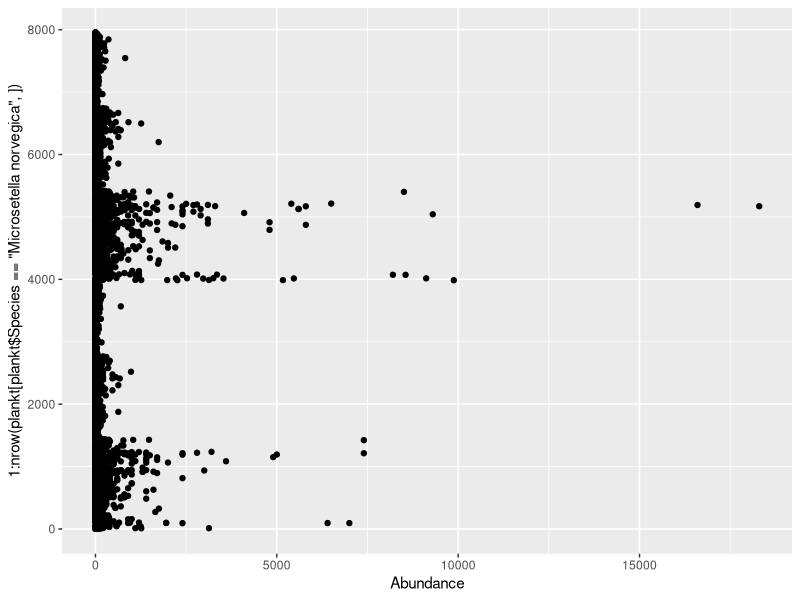

The R source for this figure: (Note: this script raises an error after producing the figure.)
# Первичное преобразование данных. 

# Packages  ####
library(reshape2)
library(ggplot2)
library(dplyr)


# Подготовка данных ####
plankt_wide <- read.csv("data/Plankton_raw_tidy.csv", header = TRUE)
vars <- read.csv("data/Plankton_raw_tidy_variables.csv", header = T)


d <- (melt(plankt_wide, id.vars = c("Day", 	"Month", 	"Year", 	"Data"), variable.name = "Var_ID", value.name = "Abundance"))


plankt <- merge(d, vars)



# Первичный осмотр данных ####

ggplot(plankt[plankt$Species == "Microsetella norvegica", ], aes(x = Abundance, y = 1:nrow(plankt[plankt$Species == "Microsetella norvegica", ]))) + geom_point()

# Вопрос Это ошибка в набивке или реально так много.
plankt[plankt$Abundance > 10000 & !is.na(plankt$Abundance) & plankt$Species == "Microsetella norvegica",  ]





plankt$Date2 <- strptime(paste(plankt$Day,"/", plankt$Month, "/", plankt$Year, sep = ""), format=("%d/%m/%Y"))

Start_day <- strptime(paste(plankt_mean$Year,"/01/01", sep = ""), format=("%Y/%d/%m"))


plankt$Days_from_year_start <-  as.numeric(round(difftime(plankt$Date2, as.Date(Start_day))))

hist(plankt$Days_from_year_start)


## Среденвзвешанные значения, объединение слоев

plankt_total <- plankt[plankt$Stage == "Total", ] %>% group_by(Species, Year, Month, Day) %>% summarise(Abundance_0_10 = sum(Abundance[Level == "0-10"]), Abundance_10_25 =  sum(Abundance[Level == "10-25"]), Abundance_25_bottom =  sum(Abundance[Level == "25-bottom"]) )

plankt_total$N_weig <- round((plankt_total$Abundance_0_10 * 10 + plankt_total$Abundance_10_25 * 15 + plankt_total$Abundance_25_bottom * 40)/65, 1)  


plankt_total$N_weig_25 <- round((plankt_total$Abundance_0_10 * 10 + plankt_total$Abundance_10_25 * 15)/25, 1)  





# 
# plankt_1 <- plankt[plankt$Level == "0-10", ]
# nrow(plankt_1)
# 
# plankt_2 <- plankt[plankt$Level == "10-25", ]
# nrow(plankt_2)
# 
# plankt_3 <- plankt[plankt$Level == "25-bottom", ]
# nrow(plankt_3)
# 
# 
# names(plankt_1)

# plankt_mean <- plankt_1
# 
# plankt_mean$Abund_mean <- (plankt_1$Abundance*10 + plankt_2$Abundance*15 + plankt_3$Abundance *40 )/65
# 
# qplot(plankt_mean$Abund_mean, plankt_mean$Abundance)


# names(plankt_mean)

# plankt_mean <- plankt_mean[, -6]



# names(plankt_mean)

# plankt_mean <- plankt_mean[, -8]

# names(plankt_mean)


## plankt_mean - dataframe  с усреденными обилиями по горизонтам 0-10 + 10-25





# Многолетние значения средних по летним месяцам  ####


Abundance <- read.csv("data/abundance.csv", header = TRUE) # Данные по обилию видов, усреденнные по всему столбу воды за март-сентябрь.


# ggplot(plankt_mean[plankt_mean$Stage == "Total" & plankt$Month %in% 6:9, ], aes(x = Year, y = (Abund_mean)))  + stat_summary(fun.data = "mean_cl_boot") + facet_wrap(~Species, scales = "free_y") + geom_smooth() 
# 
# colSums(is.na(plankt_mean[plankt_mean$Stage == "Total" & plankt$Month %in% 6:9, ]))
# 
              

# 
# # Находим пики в сезоны
# 
# names(plankt_mean)
# 
# 
# 
# plankt_mean$Date2 <- strptime(paste(plankt_mean$Day,"/", plankt_mean$Month, "/", plankt_mean$Year, sep = ""), format=("%d/%m/%Y"))
# 
# Start_day <- strptime(paste(plankt_mean$Year,"/01/01", sep = ""), format=("%Y/%d/%m"))
# 
# 
# plankt_mean$Days_from_year_start <-  as.numeric(round(difftime(plankt_mean$Date2, as.Date(Start_day))))
# 
# names(plankt_mean)
# 
# 

## Находим средние плотности для каждого вида в период с мая по октябрь


plankt_total$Date2 <- strptime(paste(plankt_total$Day,"/", plankt_total$Month, "/", plankt_total$Year, sep = ""), format=("%d/%m/%Y"))


plankt_total$Month <- months(plankt_total$Date2)

month_included <- if(.Platform$OS.type == "unix") {c("мая", "июня", "июля", "августа","сентября", "октября")}else {c("Май", "Июнь", "Июль", "Август","Сентябрь", "Октябрь")} 
  
  
  
  

plankt_total_summer <- plankt_total[plankt_total$Month %in% month_included, ]


table(plankt_total_summer$Month) 

Abundance_summer <-plankt_total_summer %>% group_by(Species, Year, Month, Day) %>% summarise(N = sum(N_weig, na.rm = TRUE)) %>% group_by (Species, Year)  %>% summarise(Mean_N = mean(N, na.rm = TRUE))

 

Abundance_summer <- round(dcast(Abundance_summer, formula = Year ~ Species ))
 

Abundance_summer_25 <-plankt_total_summer %>% group_by(Species, Year, Month, Day) %>% summarise(N = sum(N_weig_25, na.rm = TRUE)) %>% group_by (Species, Year)  %>% summarise(Mean_N = mean(N, na.rm = TRUE))



Abundance_summer_25 <- round(dcast(Abundance_summer_25, formula = Year ~ Species ))



qplot(x = Abundance_summer_25$`Calanus glacialis`, y = Abundance_summer$`Calanus glacialis`) + geom_abline()
qplot(x = Abundance_summer_25$`Pseudocalanus spp.`, y = Abundance_summer$`Pseudocalanus spp.`)+ geom_abline()
qplot(x = Abundance_summer_25$`Acartia spp.`, y = Abundance_summer$`Acartia spp.`) + geom_abline()
qplot(x = Abundance_summer_25$`Centropages hamatus`, y = Abundance_summer$`Centropages hamatus`) + geom_abline()
qplot(x = Abundance_summer_25$`Oithona similis`, y = Abundance_summer$`Oithona similis`) + geom_abline()
qplot(x = Abundance_summer_25$`Temora longicornis`, y = Abundance_summer$`Temora longicornis`) + geom_abline()
qplot(x = Abundance_summer_25$`Microsetella norvegica`, y = Abundance_summer$`Microsetella norvegica`) + geom_abline()

# write.table(Abundance_summer, "clipboard", sep = "\t", row.names = F)
# write.table(Abundance_summer_25, "clipboard", sep = "\t", row.names = F)


##разделяем датасет на части по видам



#У калянуса объединяем данные по численности копеподитов 1, 2 и 3
calanus_all <- plankt_mean[plankt_mean$Species == "Calanus glacialis", ]

calanus <- calanus_all[calanus_all$Stage == "cop I", ]

calanus1 <- calanus_all[calanus_all$Stage == "cop I", ]
nrow(calanus1)
sum(calanus1$Abund_mean, na.rm = T)

calanus2 <- calanus_all[calanus_all$Stage == "cop II", ]
nrow(calanus2)
sum(calanus2$Abund_mean, na.rm = T)

calanus3 <- calanus_all[calanus_all$Stage == "cop III", ]
nrow(calanus3)
sum(calanus3$Abund_mean, na.rm = T)

calanus$Abundance <- calanus1$Abundance + calanus2$Abundance + calanus3$Abundance  

calanus$Abund_mean <- calanus1$Abund_mean + calanus2$Abund_mean + calanus3$Abund_mean  
nrow(calanus)

calanus$Abund_mean2 <- calanus$Abund_mean
calanus$Abund_mean2[is.na(calanus$Abund_mean)] <- 0
calanus <- calanus[!is.na(calanus$Year), ]






centrop <- plankt_mean[plankt_mean$Species == "Centropages hamatus", ]
centrop <- centrop[centrop$Stage == "cop.", ]
centrop$Abund_mean2 <- centrop$Abund_mean
centrop$Abund_mean2[is.na(centrop$Abund_mean)] <- 0 
centrop <- centrop[!is.na(centrop$Year), ]


temor <- plankt_mean[plankt_mean$Species == "Temora longicornis", ]
temor <- temor[temor$Stage == "cop.", ]
temor$Abund_mean2 <- temor$Abund_mean
temor$Abund_mean2[is.na(temor$Abund_mean)] <- 0 
temor <- temor[!is.na(temor$Year), ]


oit <- plankt_mean[plankt_mean$Species == "Oithona similis", ]
oit <- oit[oit$Stage == "cop.", ]
oit$Abund_mean2 <- oit$Abund_mean
oit$Abund_mean2[is.na(oit$Abund_mean)] <- 0 
oit <- oit[!is.na(oit$Year), ]



pseudocal <- plankt_mean[plankt_mean$Species == "Pseudocalanus spp.", ]
pseudocal <-pseudocal[pseudocal$Stage == "cop.", ]
pseudocal$Abund_mean2 <- pseudocal$Abund_mean
pseudocal$Abund_mean2[is.na(pseudocal$Abund_mean)] <- 0 
pseudocal <- pseudocal[!is.na(pseudocal$Year), ]


acart <- plankt_mean[plankt_mean$Species == "Acartia spp.", ]
acart <-acart[acart$Stage == "cop.", ]
acart$Abund_mean2 <- acart$Abund_mean
acart$Abund_mean2[is.na(acart$Abund_mean)] <- 0 
acart <- acart[!is.na(acart$Year), ]

microset <- plankt_mean[plankt_mean$Species == "Microsetella norvegica", ]
microset <-microset[microset$Stage == "cop.", ]
microset$Abund_mean2 <- microset$Abund_mean
microset$Abund_mean2[is.na(microset$Abund_mean)] <- 0 
microset <- microset[!is.na(microset$Year), ]


tricon <- plankt_mean[plankt_mean$Species == "Triconia spp.", ]
tricon <-tricon[tricon$Stage == "Total", ]
tricon$Abund_mean2 <- tricon$Abund_mean
tricon$Abund_mean2[is.na(tricon$Abund_mean)] <- 0 
tricon <- tricon[!is.na(tricon$Year), ]




## Строим накопленную сумму для каждого вида 
library (plyr)


Total_cum_calanus <- with(data = calanus, tapply(Abund_mean2, INDEX=list(Year), FUN=function(x) as.numeric(cumsum(x))))
df_count_Total_calanus <- ldply (Total_cum_calanus, data.frame)
df_count_Total_calanus$Date2 <- calanus$Date2[order(calanus$Date2)]
names(df_count_Total_calanus) <- c("Year", "N_accum", "Date2")
df_count_Total_calanus$Time <- as.numeric(df_count_Total_calanus$Date2)
df_count_Total_calanus$Time2 <- as.POSIXct(df_count_Total_calanus$Time, origin = "1970-01-01", tz = "UTC")           

qplot(df_count_Total_calanus$Year,df_count_Total_calanus$Time )



Total_cum_centrop <- with(data = centrop, tapply(Abund_mean2, INDEX=list(Year), FUN=function(x) as.numeric(cumsum(x))))
df_count_Total_centrop <- ldply (Total_cum_centrop, data.frame)
df_count_Total_centrop$Date2 <- centrop$Date2 [order(centrop$Date2)]
names(df_count_Total_centrop) <- c("Year", "N_accum", "Date2")
df_count_Total_centrop$Time <- as.numeric(df_count_Total_centrop$Date2)
df_count_Total_centrop$Time2 <- as.POSIXct(df_count_Total_centrop$Time, origin = "1970-01-01", tz = "UTC")           

qplot(df_count_Total_centrop$Year,df_count_Total_centrop$Time)



Total_cum_temor <- with(data = temor, tapply(Abund_mean2, INDEX=list(Year), FUN=function(x) as.numeric(cumsum(x))))
df_count_Total_temor <- ldply (Total_cum_temor, data.frame)
df_count_Total_temor$Date2 <- temor$Date2 [order(temor$Date2)]
names(df_count_Total_temor) <- c("Year", "N_accum", "Date2")
df_count_Total_temor$Time <- as.numeric(df_count_Total_temor$Date2)
df_count_Total_temor$Time2 <- as.POSIXct(df_count_Total_temor$Time, origin = "1970-01-01", tz = "UTC")  

qplot(df_count_Total_temor$Year,df_count_Total_temor$Time )



Total_cum_oit <- with(data = oit, tapply(Abund_mean2, INDEX=list(Year), FUN=function(x) as.numeric(cumsum(x))))
df_count_Total_oit <- ldply (Total_cum_oit, data.frame)
df_count_Total_oit$Date2 <- oit$Date2[order(oit$Date2)]
names(df_count_Total_oit) <- c("Year", "N_accum", "Date2")
df_count_Total_oit$Time <- as.numeric(df_count_Total_oit$Date2)
df_count_Total_oit$Time2 <- as.POSIXct(df_count_Total_oit$Time, origin = "1970-01-01", tz = "UTC")      

qplot(df_count_Total_oit$Year,df_count_Total_oit$Time )


Total_cum_pseudocal <- with(data = pseudocal, tapply(Abund_mean2, INDEX=list(Year), FUN=function(x) as.numeric(cumsum(x))))
df_count_Total_pseudocal <- ldply (Total_cum_pseudocal, data.frame)
df_count_Total_pseudocal$Date2 <- pseudocal$Date2[order(pseudocal$Date2)]
names(df_count_Total_pseudocal) <- c("Year", "N_accum", "Date2")
df_count_Total_pseudocal$Time <- as.numeric(df_count_Total_pseudocal$Date2)
df_count_Total_pseudocal$Time2 <- as.POSIXct(df_count_Total_pseudocal$Time, origin = "1970-01-01", tz = "UTC")      

qplot(df_count_Total_pseudocal$Year,df_count_Total_pseudocal$Time )



Total_cum_acart <- with(data = acart, tapply(Abund_mean2, INDEX=list(Year), FUN=function(x) as.numeric(cumsum(x))))
df_count_Total_acart <- ldply (Total_cum_acart, data.frame)
df_count_Total_acart$Date2 <- acart$Date2[order(acart$Date2)]
names(df_count_Total_acart) <- c("Year", "N_accum", "Date2")
df_count_Total_acart$Time <- as.numeric(df_count_Total_acart$Date2)
df_count_Total_acart$Time2 <- as.POSIXct(df_count_Total_acart$Time, origin = "1970-01-01", tz = "UTC")      

qplot(df_count_Total_acart$Year,df_count_Total_acart$Time )



Total_cum_microset <- with(data = microset, tapply(Abund_mean2, INDEX=list(Year), FUN=function(x) as.numeric(cumsum(x))))
df_count_Total_microset <- ldply (Total_cum_microset, data.frame)
df_count_Total_microset$Date2 <- microset$Date2[order(microset$Date2)]
names(df_count_Total_microset) <- c("Year", "N_accum", "Date2")
df_count_Total_microset$Time <- as.numeric(df_count_Total_microset$Date2)
df_count_Total_microset$Time2 <- as.POSIXct(df_count_Total_microset$Time, origin = "1970-01-01", tz = "UTC")      

qplot(df_count_Total_microset$Year,df_count_Total_microset$Time )




Total_cum_tricon <- with(data = tricon, tapply(Abund_mean2, INDEX=list(Year), FUN=function(x) as.numeric(cumsum(x))))
df_count_Total_tricon <- ldply (Total_cum_tricon, data.frame)
df_count_Total_tricon$Date2 <- tricon$Date2[order(tricon$Date2)]
names(df_count_Total_tricon) <- c("Year", "N_accum", "Date2")
df_count_Total_tricon$Time <- as.numeric(df_count_Total_tricon$Date2)
df_count_Total_tricon$Time2 <- as.POSIXct(df_count_Total_tricon$Time, origin = "1970-01-01", tz = "UTC")      

qplot(df_count_Total_tricon$Year,df_count_Total_tricon$Time )



#########################


## Подбираем модели для описания накопленной суммы для Calanus

# Величины для описания фенологии видов:
# Юлианский день, когда накопленная сумма превысила 50%



# Функция для вычисления параметров логистической кумуляты на выходе три парамтера логистической кривой

log_param <- function(df, species = NULL){
  df_param <- data.frame(Year = rep(NA, length(unique(df$Year))), Asym = NA, xmid = NA, scal = NA)
  i <- 1
  for(year in unique(df$Year)){
    fit <- tryCatch(expr = nls(N_accum ~ SSlogis(Time, Asym, xmid, scal), data = df[df$Year == year, ]), error = function(e)NA)
    
    df_param$Year[i] <-  year
    
    if(is.na(fit)) {df_param$Asym[i] <-  df_param$xmid[i] <- df_param$scal[i] <- NA}
    else{
      df_param$Asym[i] <-  coef(fit)[1]
      df_param$xmid[i] <- coef(fit)[2]
      df_param$scal[i] <- coef(fit)[3]
    }
    i <- i+1
  }
  
  df_param$perc_15 <- with(df_param, xmid - log(Asym/(0.15*Asym) - 1)*scal )
  df_param$perc_50 <- with(df_param, xmid - log(Asym/(0.5*Asym) - 1)*scal )
  df_param$perc_85 <- with(df_param, xmid - log(Asym/(0.85*Asym) - 1)*scal )
  df_param$Time_perc_15 <- as.POSIXct(df_param$perc_15, origin = "1970-01-01", tz = "UTC")
  df_param$Time_perc_50 <- as.POSIXct(df_param$perc_50, origin = "1970-01-01", tz = "UTC") 
  df_param$Time_perc_85 <- as.POSIXct(df_param$perc_85, origin = "1970-01-01", tz = "UTC") 
  
  df_param$Start_day <- as.POSIXct(paste(df_param$Year,"-01-01", sep = ""), tz = "UTC") 
  df_param$Days_perc_15 <- as.numeric(round(difftime( df_param$Time_perc_15, as.Date(df_param$Start_day))))
  df_param$Days_perc_50 <- as.numeric(round(difftime( df_param$Time_perc_50, as.Date(df_param$Start_day))))
  df_param$Days_perc_85 <- as.numeric(round(difftime( df_param$Time_perc_85, as.Date(df_param$Start_day))))
  
  df_param$Species = species
  df_param
    
}

########################

log_param_Calanus <- log_param(df = df_count_Total_calanus, species = "Calanus")
log_param_Centropages <- log_param(df = df_count_Total_centrop, species = "Centropages")
log_param_Temora <- log_param(df = df_count_Total_temor, species = "Temora")
log_param_Oithona <- log_param(df = df_count_Total_oit, species = "Oithona")
log_param_Pseudocalanus <- log_param(df = df_count_Total_pseudocal, species = "Pseudocalanus")
log_param_Acartia <- log_param(df = df_count_Total_acart, species = "Acartia")
log_param_Microsetella <- log_param(df = df_count_Total_microset, species = "Microsetella")
log_param_Triconia <- log_param(df = df_count_Total_tricon, species = "Triconia")



## Смотрим есть ли зависимость между асимптотой кумулятивной крвой (максимальное количество особей отмеченных в данном году) и датой начала сезона



ggplot(log_param_Calanus, aes(x = Days_perc_15, y = log(Asym) )) + geom_point() + geom_smooth(method = "lm")
ggplot(log_param_Centropages, aes(x = Days_perc_15, y = log(Asym) )) + geom_point() + geom_smooth(method = "lm")
ggplot(log_param_Temora, aes(x = Days_perc_15, y = log(Asym) )) + geom_point() + geom_smooth(method = "lm")
ggplot(log_param_Oithona, aes(x = Days_perc_15, y = log(Asym) )) + geom_point()+ geom_smooth(method = "lm")
ggplot(log_param_Pseudocalanus, aes(x = Days_perc_15, y = log(Asym) )) + geom_point()+ geom_smooth(method = "lm")
ggplot(log_param_Acartia, aes(x = Days_perc_15, y = log(Asym) )) + geom_point() + geom_smooth(method = "lm")
ggplot(log_param_Microsetella, aes(x = Days_perc_15, y = log(Asym) )) + geom_point() + geom_smooth(method = "lm")






# Функция для определения характеристик кумуляты

cum_param <- function(df, species = NULL){
  df_param <- data.frame(Year = rep(NA, length(unique(df$Year))), Mean = NA)
  i <- 1
  for(year in unique(df$Year)){
    df_param$Mean[i] <- mean(df$N_accum[df$Year == year])
    # df_param$Mean[i] <- max(df$N_accum[df$Year == year])/2
    df_param$Year[i] <-  year
    days <- which( (df$N_accum[df$Year == year] - df_param$Mean[i])^2 == min((df$N_accum[df$Year == year] - df_param$Mean[i])^2) )[1]
    
    df_param$xmid[i] <- (as.numeric(df[df$Year == year,]$Date2[days]))
    i <- i+1
  }
  
  df_param$Time_Mean <- as.POSIXct(df_param$xmid, origin = "1970-01-01", tz = "UTC")
# 
#   df_param$Start_day <- as.POSIXct(paste(df_param$Year,"-01-01", sep = ""), tz = "UTC")
# 
#   df_param$Days_perc_50 <- as.numeric(round(difftime( df_param$Time_perc_50, as.Date(df_param$Start_day))))

  df_param$Species = species
  df_param
  
}


cum_param(df = df_count_Total_calanus, species = "Calanus")

##Даты пиков численности видов

peaks <- function(df, species = NULL){
  df_param <- data.frame(Year = rep(NA, length(unique(df$Year))))
  i <- 1
  for(year in unique(df$Year)){
    df_param$Year[i] <-  year
    df_param$Peak_Days_from_year_start[i] <- mean(df$Days_from_year_start[df$Year == year & df$Abund_mean2 == max(df$Abund_mean2[df$Year == year])])
    i <- i + 1
  }
  df_param
  
}

log_param_Calanus <- merge(log_param_Calanus, peaks(df = calanus), by="Year")
log_param_Centropages <- merge(log_param_Centropages, peaks(df = centrop), by="Year")
log_param_Temora <- merge(log_param_Temora, peaks(df = temor), by="Year")
log_param_Oithona <- merge(log_param_Oithona, peaks(df = oit), by="Year")
log_param_Pseudocalanus<- merge(log_param_Pseudocalanus, peaks(df = pseudocal), by="Year")
log_param_Acartia <- merge(log_param_Acartia, peaks(df = acart), by="Year")
log_param_Microsetella <- merge(log_param_Microsetella, peaks(df = microset), by="Year")
log_param_Triconia <- merge(log_param_Triconia, peaks(df = tricon), by="Year")



write.table(log_param_Calanus, "clipboard", sep = "\t", row.names = FALSE)



ggplot(log_param_Calanus, aes(x = Peak_Days_from_year_start, y = log(Asym) )) + geom_point() + geom_smooth(method = "lm")
ggplot(log_param_Centropages, aes(x = Peak_Days_from_year_start, y = log(Asym) )) + geom_point() + geom_smooth(method = "lm")
ggplot(log_param_Temora, aes(x = Peak_Days_from_year_start, y = log(Asym) )) + geom_point() + geom_smooth(method = "lm")
ggplot(log_param_Oithona, aes(x = Peak_Days_from_year_start, y = log(Asym) )) + geom_point()+ geom_smooth(method = "lm")
ggplot(log_param_Pseudocalanus, aes(x = Peak_Days_from_year_start, y = log(Asym) )) + geom_point()+ geom_smooth(method = "lm")
ggplot(log_param_Acartia, aes(x = Peak_Days_from_year_start, y = log(Asym) )) + geom_point() + geom_smooth(method = "lm")
ggplot(log_param_Microsetella, aes(x = Peak_Days_from_year_start, y = log(Asym) )) + geom_point() + geom_smooth(method = "lm")




# Функция для рисования кумулят

plot_cum <- function(df =df_count_Total_calanus,  year = 1961){
  library(ggplot2)
  fit <- tryCatch(expr = nls(N_accum ~ SSlogis(Time, Asym, xmid, scal), data = df[df$Year == year, ]), error = function(e)NA)
  
  if(is.na(fit[1])){
    Pl <- ggplot(df[df$Year == year, ], aes(x = Time2, y = N_accum)) + geom_point() + scale_x_datetime(date_breaks = "4 week", date_labels = "%d-%m")
    
  }
  else{
    predict <- predict(fit, newdata = df[df$Year == year, ])
    Pl <- ggplot(df[df$Year == year, ], aes(x = Time2, y = N_accum)) + geom_point() + geom_line(aes(y = predict)) + scale_x_datetime(date_breaks = "4 week", date_labels = "%d-%m")
    
  }
  
  Pl
}



# cum <- df_count_Total_calanus$N_accum[df_count_Total_calanus$Year == year]
# 
# plot_cum(year = year, df = df_count_Total_calanus) + geom_hline(yintercept = mean(cum)) + geom_hline(yintercept = max(cum)/2, color = "blue") + geom_line(aes())



year <- 2015
plot_cum(year = year, df = df_count_Total_calanus) + geom_line(color = "gray")


## Функция для поиска дат макисмально близких к опорным ключевым событиям в фенологии (начало появления, конец пребывания) для тех случаев, когда кумулята не выходит на плато.#######

date_search <- function(df = df_count_Total_oit, year = 2014, Begin_thresh = 0.15, End_thresh = 0.85){
  df_year <- df[df$Year == year, ]
  Max <- max(df_year$N_accum)
  Begin <- Max*Begin_thresh
  End <- Max*End_thresh
  Meadle <- (Begin + End)/2
  
  Dev_Begin <- (df_year$N_accum - Begin)^2
  Dev_End <- (df_year$N_accum - End)^2
  Dev_Meadle <- (df_year$N_accum - Meadle)^2

  Date_Start <- (as.POSIXct(paste(year,"-01-01", sep = ""), origin = "1970-01-01", tz = "UTC"))
  
  Date_Begin <- as.POSIXct(df_year[which(Dev_Begin == min(Dev_Begin)), ]$Date2, origin = "1970-01-01", tz = "UTC") 
  Date_End <- as.POSIXct(df_year[which(Dev_End == min(Dev_End)), ]$Date2, origin = "1970-01-01", tz = "UTC") 
  Date_Meadle <- as.POSIXct(df_year[which(Dev_Meadle == min(Dev_Meadle)), ]$Date2, origin = "1970-01-01", tz = "UTC") 
  
  Day_Begin <- as.numeric(difftime(Date_Begin, Date_Start))
  Day_Begin <- Day_Begin[1] # Берем первую из ближайших дат 
  Day_End <- as.numeric(difftime(Date_End, Date_Start))
  Day_End <- Day_End[length(Day_End)] # Берем поледнюю из ближайших дат
  Day_Meadle <- as.numeric(difftime(Date_Meadle, Date_Start))
  Day_Meadle <- mean(Day_Meadle) #Берем среднюю из ближайшх дат
  
  result <- data.frame(Param = c("Days_perc_15",	"Days_perc_50", 	"Days_perc_85"), Value = c(Day_Begin, Day_Meadle, Day_End))
  
  result
  
}


date_search(df = df_count_Total_calanus, year = 1990)




#############################


## Рисунок с динамикой численности видов

plot_dynam <- function(df_a, df_par, begin, end, Ncol) {
  library(ggplot2)
  df_a <- df_a[order(df_a$Date2),]
  ggplot(df_a[df_a$Year %in% begin:end,], aes(x = Days_from_year_start, y = Abund_mean2)) + geom_line() +  facet_wrap(~Year, ncol=Ncol, scales = "free_y") + geom_vline(data = df_par[df_par$Year%in% begin:end, ], aes(xintercept = Days_perc_50), color = "blue") + geom_vline(data = df_par[df_par$Year%in% begin:end, ], aes(xintercept = Peak_Days_from_year_start), color = "red") + geom_smooth(se = FALSE) + labs(x = "Year days", y = "Abundance") + theme_bw()
}


# Динамика Oithona ##############

(Pl_0it_1 <- plot_dynam(oit, log_param_Oithona, 1961, 1966, 3))

(Pl_0it_2 <- plot_dynam(oit, log_param_Oithona, 1967, 1972, 3))

(Pl_0it_3 <- plot_dynam(oit, log_param_Oithona, 1973, 1978, 3))

(Pl_0it_4 <- plot_dynam(oit, log_param_Oithona, 1979, 1984, 3))

(Pl_0it_5 <- plot_dynam(oit, log_param_Oithona, 1985, 1990, 3))

(Pl_0it_6 <- plot_dynam(oit, log_param_Oithona, 1991, 1996, 3))

(Pl_0it_7 <- plot_dynam(oit, log_param_Oithona, 1997, 2002, 3))

(Pl_0it_8 <- plot_dynam(oit, log_param_Oithona, 2003, 2008, 3))

(Pl_0it_9 <- plot_dynam(oit, log_param_Oithona, 2009, 2014, 3))

(Pl_0it_10 <- plot_dynam(oit, log_param_Oithona, 2015, 2018, 3))





# Динамика Calanus ##############

(Pl_cal_1 <- plot_dynam(calanus, log_param_Calanus, 1961, 1966, 3))

(Pl_cal_2 <- plot_dynam(calanus, log_param_Calanus, 1967, 1972, 3))

(Pl_cal_3 <- plot_dynam(calanus, log_param_Calanus, 1973, 1978, 3))

(Pl_cal_4 <- plot_dynam(calanus, log_param_Calanus, 1979, 1984, 3))

(Pl_cal_5 <- plot_dynam(calanus, log_param_Calanus, 1985, 1990, 3))

(Pl_cal_6 <- plot_dynam(calanus, log_param_Calanus, 1991, 1996, 3))

(Pl_cal_7 <- plot_dynam(calanus, log_param_Calanus, 1997, 2002, 3))

(Pl_cal_8 <- plot_dynam(calanus, log_param_Calanus, 2003, 2008, 3))

(Pl_cal_9 <- plot_dynam(calanus, log_param_Calanus, 2009, 2014, 3))

(Pl_cal_10 <- plot_dynam(calanus, log_param_Calanus, 2015, 2018, 3))




# Динамика Centropages ##############

(Pl_centrop_1 <- plot_dynam(centrop, log_param_Centropages, 1961, 1966, 3))

(Pl_centrop_2 <- plot_dynam(centrop, log_param_Centropages, 1967, 1972, 3))

(Pl_centrop_3 <- plot_dynam(centrop, log_param_Centropages, 1973, 1978, 3))

(Pl_centrop_4 <- plot_dynam(centrop, log_param_Centropages, 1979, 1984, 3))

(Pl_centrop_5 <- plot_dynam(centrop, log_param_Centropages, 1985, 1990, 3))

(Pl_centrop_6 <- plot_dynam(centrop, log_param_Centropages, 1991, 1996, 3))

(Pl_centrop_7 <- plot_dynam(centrop, log_param_Centropages, 1997, 2002, 3))

(Pl_centrop_8 <- plot_dynam(centrop, log_param_Centropages, 2003, 2008, 3))

(Pl_centrop_9 <- plot_dynam(centrop, log_param_Centropages, 2009, 2014, 3))

(Pl_centrop_10 <- plot_dynam(centrop, log_param_Centropages, 2015, 2018, 3))




# Динамика Temora ##############


(Pl_temor_1 <- plot_dynam(temor, log_param_Temora, 1961, 1966, 3))

(Pl_temor_2 <- plot_dynam(temor, log_param_Temora, 1967, 1972, 3))

(Pl_temor_3 <- plot_dynam(temor, log_param_Temora, 1973, 1978, 3))

(Pl_temor_4 <- plot_dynam(temor, log_param_Temora, 1979, 1984, 3))

(Pl_temor_5 <- plot_dynam(temor, log_param_Temora, 1985, 1990, 3))

(Pl_temor_6 <- plot_dynam(temor, log_param_Temora, 1991, 1996, 3))

(Pl_temor_7 <- plot_dynam(temor, log_param_Temora, 1997, 2002, 3))

(Pl_temor_8 <- plot_dynam(temor, log_param_Temora, 2003, 2008, 3))

(Pl_temor_9 <- plot_dynam(temor, log_param_Temora, 2009, 2014, 3))

(Pl_temor_10 <- plot_dynam(temor, log_param_Temora, 2015, 2018, 3))




# Динамика Pseudocalanus ##############


(Pl_pseudocal_1 <- plot_dynam(pseudocal, log_param_Pseudocalanus, 1961, 1966, 3))

(Pl_pseudocal_2 <- plot_dynam(pseudocal, log_param_Pseudocalanus, 1967, 1972, 3))

(Pl_pseudocal_3 <- plot_dynam(pseudocal, log_param_Pseudocalanus, 1973, 1978, 3))

(Pl_pseudocal_4 <- plot_dynam(pseudocal, log_param_Pseudocalanus, 1979, 1984, 3))

(Pl_pseudocal_5 <- plot_dynam(pseudocal, log_param_Pseudocalanus, 1985, 1990, 3))

(Pl_pseudocal_6 <- plot_dynam(pseudocal, log_param_Pseudocalanus, 1991, 1996, 3))

(Pl_pseudocal_7 <- plot_dynam(pseudocal, log_param_Pseudocalanus, 1997, 2002, 3))

(Pl_pseudocal_8 <- plot_dynam(pseudocal, log_param_Pseudocalanus, 2003, 2008, 3))

(Pl_pseudocal_9 <- plot_dynam(pseudocal, log_param_Pseudocalanus, 2009, 2014, 3))

(Pl_pseudocal_10 <- plot_dynam(pseudocal, log_param_Pseudocalanus, 2015, 2018, 3))



# Динамика Acartia ##############


(Pl_acart_1 <- plot_dynam(acart, log_param_Acartia, 1961, 1966, 3))

(Pl_acart_2 <- plot_dynam(acart, log_param_Acartia, 1967, 1972, 3))

(Pl_acart_3 <- plot_dynam(acart, log_param_Acartia, 1973, 1978, 3))

(Pl_acart_4 <- plot_dynam(acart, log_param_Acartia, 1979, 1984, 3))

(Pl_acart_5 <- plot_dynam(acart, log_param_Acartia, 1985, 1990, 3))

(Pl_acart_6 <- plot_dynam(acart, log_param_Acartia, 1991, 1996, 3))

(Pl_acart_7 <- plot_dynam(acart, log_param_Acartia, 1997, 2002, 3))

(Pl_acart_8 <- plot_dynam(acart, log_param_Acartia, 2003, 2008, 3))

(Pl_acart_9 <- plot_dynam(acart, log_param_Acartia, 2009, 2014, 3))

(Pl_acart_10 <- plot_dynam(acart, log_param_Acartia, 2015, 2018, 3))





# Динамика Mirosetella ##############


(Pl_microset_1 <- plot_dynam(microset, log_param_Microsetella, 1961, 1966, 3))

(Pl_microset_2 <- plot_dynam(microset, log_param_Microsetella, 1967, 1972, 3))

(Pl_microset_3 <- plot_dynam(microset, log_param_Microsetella, 1973, 1978, 3))

(Pl_microset_4 <- plot_dynam(microset, log_param_Microsetella, 1979, 1984, 3))

(Pl_microset_5 <- plot_dynam(microset, log_param_Microsetella, 1985, 1990, 3))

(Pl_microset_6 <- plot_dynam(microset, log_param_Microsetella, 1991, 1996, 3))

(Pl_microset_7 <- plot_dynam(microset, log_param_Microsetella, 1997, 2002, 3))

(Pl_microset_8 <- plot_dynam(microset, log_param_Microsetella, 2003, 2008, 3))

(Pl_microset_9 <- plot_dynam(microset, log_param_Microsetella, 2009, 2014, 3))

(Pl_microset_10 <- plot_dynam(microset, log_param_Microsetella, 2015, 2018, 3))





# Динамика Tricona ##############


(Pl_tricon_1 <- plot_dynam(tricon, log_param_Triconia, 1961, 1966, 3))

(Pl_tricon_2 <- plot_dynam(tricon, log_param_Triconia, 1967, 1972, 3))

(Pl_tricon_3 <- plot_dynam(tricon, log_param_Triconia, 1973, 1978, 3))

(Pl_tricon_4 <- plot_dynam(tricon, log_param_Triconia, 1979, 1984, 3))

(Pl_tricon_5 <- plot_dynam(tricon, log_param_Triconia, 1985, 1990, 3))

(Pl_tricon_6 <- plot_dynam(tricon, log_param_Triconia, 1991, 1996, 3))

(Pl_tricon_7 <- plot_dynam(tricon, log_param_Triconia, 1997, 2002, 3))

(Pl_tricon_8 <- plot_dynam(tricon, log_param_Triconia, 2003, 2008, 3))

(Pl_tricon_9 <- plot_dynam(tricon, log_param_Triconia, 2009, 2014, 3))

(Pl_tricon_10 <- plot_dynam(tricon, log_param_Triconia, 2015, 2018, 3))
